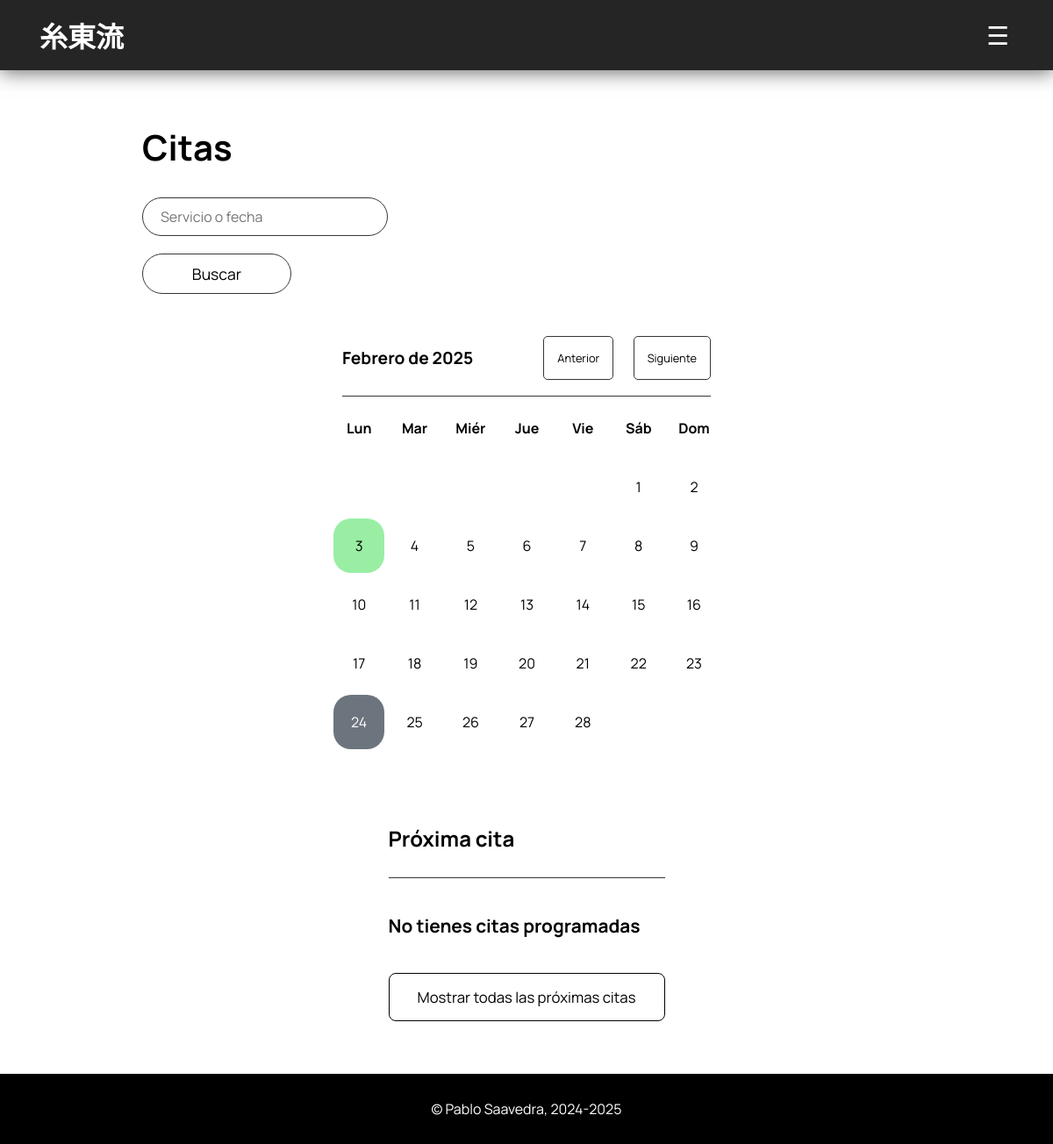
/paginas/citas/citas.php (signed in), run on an earlier commit of the app's database.
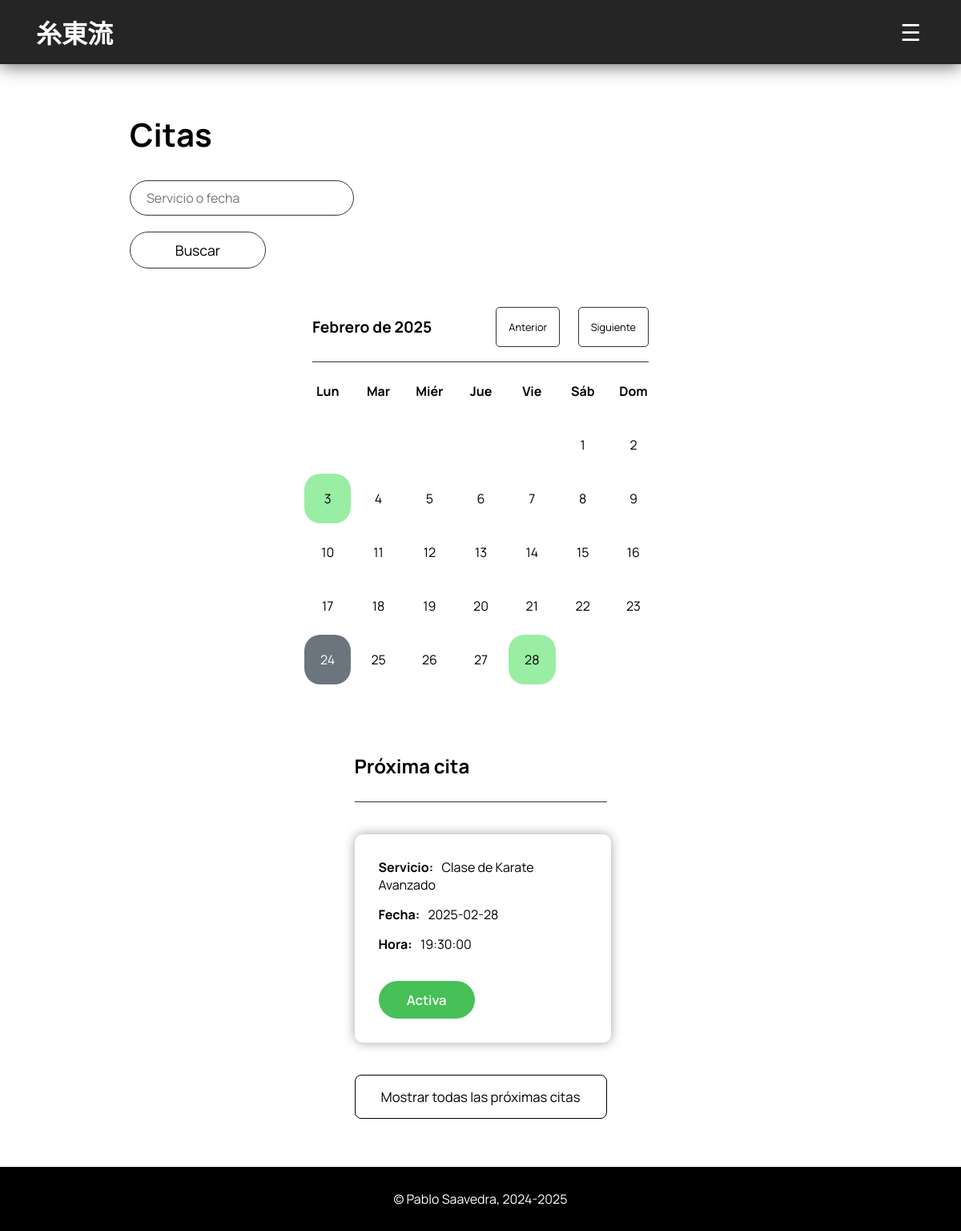
And on a later commit of the database.
### tables this page shows
CREATE TABLE citas (
    socio INTEGER,
    servicio INTEGER,
    fecha DATE NOT NULL,
    hora TIME NOT NULL,
    cancelada TINYINT DEFAULT 0,
    PRIMARY KEY (socio, servicio, fecha, hora),
    FOREIGN KEY (socio) REFERENCES socio (id) ON DELETE CASCADE,
    FOREIGN KEY (servicio) REFERENCES servicio (id) ON DELETE CASCADE
);

CREATE TABLE servicio (
    id INTEGER NOT NULL PRIMARY KEY AUTO_INCREMENT,
    descripcion VARCHAR(255) NOT NULL,
    duracion INTEGER NOT NULL,
    unidad_duracion VARCHAR(50) NOT NULL,
    precio FLOAT NOT NULL DEFAULT 0.00
);

### php/traduccion.php (called while the page is built)
<?php
    $meses = array(
        "01" => "Enero",
        "02" => "Febrero",
        "03" => "Marzo",
        "04" => "Abril",
        "05" => "Mayo",
        "06" => "Junio",
        "07" => "Julio",
        "08" => "Agosto",
        "09" => "Septiembre",
        "10" => "Octubre",
        "11" => "Noviembre",
        "12" => "Diciembre"
    );
?>

### php/funciones.php (the view, shortened to what this page needs)
<?php
    function dibujarCabecera($ruta_i, $ruta_soc, $ruta_serv, $ruta_tes, $ruta_not, $ruta_cit, $ruta_prod, $ruta_dojo, $ruta_acc, $usuario, $sesion){
        $resultado='';
        $resultado.="
            <header>
                <h1><a href='$ruta_i'>糸東流</a></h1>
                    <nav>
                        <ul>
        ";
        if($sesion == ""){
            $resultado .= "
                <li><a href='$ruta_serv'>SERVICIOS</a></li>
                <li><a href='$ruta_tes'>TESTIMONIOS</a></li>
            ";
        } else {
            $resultado .= "
                <li><a href='$ruta_not'>NOTICIAS</a></li>
                <li><a href='$ruta_serv'>SERVICIOS</a></li>
                <li><a href='$ruta_dojo'>DOJO</a></li>
                <li><a href='$ruta_tes'>TESTIMONIOS</a></li>
                <li><a href='$ruta_cit'>CITAS</a></li>
            ";
        }
        if($sesion != "") {
            if($sesion == "admin"){
                $resultado .= "
                    <li><a href='$ruta_prod/productos.php'>PRODUCTOS</a></li>
                    <li><a href='$ruta_soc/socios.php'>SOCIOS</a></li>
                    <li><a href='$ruta_acc/cerrar-sesion.php'>CERRAR SESIÓN DE ADMINISTRADOR</a></li>
                ";
            } else {
                $usuario = strtoupper($usuario);
                $resultado .= "
                    <li><a href='$ruta_prod/productos-cli.php'>PRODUCTOS</a></li>
                    <li><a href='$ruta_soc/perfil-socio.php'>PERFIL</a></li>
                    <li class ='close-session'><a href='$ruta_acc/cerrar-sesion.php'>CERRAR SESIÓN DE $usuario</a></li>
                ";
            }
        } else {
            $resultado .= "<li><a href='$ruta_acc/acceso.php'>ACCEDER</a></li>";
        }
        $resultado .= "
                    </ul>
                </nav>
            <button id='menu-btn' aria-label='Toggle menu'>&#9776;</button>
            </header>
        ";
        return $resultado;
    }
function imprimirCalendario($conexion, $meses, $mes_actual, $anno_actual, $id_socio, $tipo_sesion){
    $mes_actual = sprintf("%02d", $mes_actual);
    $dias_mes=cal_days_in_month(CAL_GREGORIAN, $mes_actual, $anno_actual);
    $contador_semana=7;
    $dias=['Lun', 'Mar', 'Miér', 'Jue', 'Vie', 'Sáb', 'Dom'];
    $act_date=date("Y-m-d");
    $primer_dia=mktime(0, 0, 0, $mes_actual, 1, $anno_actual);
    $pos_semana=date("N", $primer_dia);
    $array_fechas=[];
    if($tipo_sesion != "admin") {
        $sql='SELECT fecha FROM citas WHERE socio = ?';
        $consulta=$conexion->prepare($sql);
        $consulta -> bind_param("i", $id_socio);
    } else {
        $sql='SELECT fecha FROM citas';
        $consulta=$conexion->prepare($sql);
    }
    $consulta->execute();
    $consulta->bind_result($f);
    while($consulta->fetch()){
        array_push($array_fechas, $f);
    }
    $resultado="
        <div class='cal'>
        <div class='contenedor-cal'>
            <h2>$meses[$mes_actual] de $anno_actual</h2>
            <div class='seleccion'>
                <a href='citas-prv.php?mes=$mes_actual&anno=$anno_actual' class='btn'>Anterior</a>
                <a href='citas-nxt.php?mes=$mes_actual&anno=$anno_actual' class='btn'>Siguiente</a>
            </div>
        </div>
        <table class='calendario'>
        <thead>
    ";
    foreach($dias as $d){
        $resultado.="<th>$d</th>";
    }
    $resultado.="</thead>
        <tbody>
        <tr>
    ";
    for($i=1; $i<=$dias_mes; $i++){
        if($pos_semana > 1){
            $resultado.="<td></td>";
            $pos_semana--;
            $i--;
        }else{
            $dia_format=sprintf("%02d", $i);
            $fecha = "$anno_actual-$mes_actual-$dia_format";
            if(in_array($fecha, $array_fechas)){
                $resultado.="
                <td class='dia-selecc'>
                    <a href='citas-info.php?fecha=$fecha'>";
                    if($fecha === $act_date){
                        $resultado.="<div class='celda green actual'>$i</div>";
                    }else{
                        $resultado.="<div class='celda green'>$i</div>";
                    }
                $resultado.="</a>
                    </td>
                ";
            }else{
                $resultado.="
                <td class='dia-selecc'>
                    <a href='citas-info.php?fecha=$fecha'>";
                    if($fecha === $act_date){
                        $resultado.="<div class='celda actual'>$i</div>";
                    }else{
                        $resultado.="<div class='celda'>$i</div>";
                    }
                $resultado.="</a>
                    </td>
                ";
            }
        }
        if($contador_semana > 1){
            $contador_semana--;
        }else{
            $resultado.="</tr><tr>";
            $contador_semana=7;
        }
    }
    $resultado.="</tr>
        </tbody>
        </table>
        </div>
    ";
    return $resultado;
}
    function listaCitas($consulta, $tipo_sesion){
        $resultado='';
        $consulta -> bind_result($nombre_socio, $nombre_servicio, $id_socio, $id_servicio, $fecha_cita, $hora, $cancel);
        if($consulta->num_rows > 0){
            while($consulta->fetch()){
                $resultado.="
                    <div class='cita'>
                    <div class='cita-contenido'>
                ";
                $resultado .= "
                    <p><span class='resaltado'>Servicio:</span> $nombre_servicio</p>
                    <p><span class='resaltado'>Fecha:</span> $fecha_cita</p>
                    <p><span class='resaltado'>Hora:</span> $hora</p>
                ";
                if($cancel === 0){
                    if($fecha_cita < date('Y-m-d')) {
                        $resultado .= "<button class='past'>Pasada</button>";
                    } else {
                        $resultado .= "<button class='actived'>Activa</button>";
                    }
                }
                $resultado .= "</div>
                </div>";
            }
        } else {
            if($tipo_sesion != "admin") {
                $resultado .= "<h3 class='no-citas'>No tienes citas programadas</h3>";
            } else {
                $resultado .= "<h1 class='centrado'>No se han encontrado citas</h1>";
            }
        }
        return $resultado;
    }
    function imprimirProximaCita($conexion, $id_socio, $tipo_sesion) {
        $fecha_actual = date('Y-m-d');
        $sql = 'SELECT socio.nombre, servicio.descripcion, socio, servicio, fecha, hora, cancelada
            FROM citas
            JOIN servicio ON servicio.id = citas.servicio
            JOIN socio ON socio.id = citas.socio
            WHERE fecha >= ? AND citas.socio = ?
            ORDER BY fecha ASC
            LIMIT 1
        ';
        $consulta = $conexion -> prepare($sql);
        $consulta -> bind_param("si", $fecha_actual, $id_socio);
        $consulta -> execute();
        $consulta -> store_result();
        $resultado = "
            <section class='proximas-citas'>
                <h2>Próxima cita</h2>
        ";
        $resultado .= listaCitas($consulta, $tipo_sesion);
        $resultado .= "
            <a href='citas-info.php?id=$id_socio' class='citas-completo'>
                Mostrar todas las próximas citas
            </a>
            </section>
        ";
        return $resultado;
    }

### paginas/citas/citas.php (shortened to what this page needs)
<!DOCTYPE html>
<html lang="es">
<head>
    <link rel="stylesheet" href="../../css/style.css">
    <link rel="stylesheet" href="../../css/style_citas.css">
</head>
<body>
    <main class='principal-citas'>
        <?php
            $tipo_sesion = isset($_SESSION["tipo"]) ? $_SESSION["tipo"] : "";
            $id_usuario = isset($_SESSION["id_usuario"]) ? $_SESSION["id_usuario"] : "";
            require_once '../../php/funciones.php';
            require_once '../../php/config.php';
            require_once '../../php/traduccion.php';
            $conexion=conectar($nombre_host, $nombre_usuario, $password_db, $nombre_db);
            $ruta_i="../../index.php";
            $ruta_soc="../socios";
            $ruta_serv="../servicios/servicios.php";
            $ruta_tes="../testimonios/testimonios.php";
            $ruta_not="../noticias/noticias.php";
            $ruta_cit="citas.php";
            $ruta_prod = "../productos";
            $ruta_dojo = "../dojo/dojo.php";
            $ruta_acc = "../acceder";
            echo dibujarCabecera($ruta_i, $ruta_soc, $ruta_serv, $ruta_tes, $ruta_not, $ruta_cit, $ruta_prod, $ruta_dojo, $ruta_acc, $usuario, $tipo_sesion);
        ?>
        <section class='citas'>
            <h1>Citas</h1>
            <form action="citas-info.php" method='post' id='buscador' name='buscar-citas'>
                <?php
                    if($tipo_sesion != "admin") {
                        echo "<input type='text' placeholder='Servicio o fecha' name='texto' id='texto-buscado'>";
                    } else {
                        echo "<input type='text' placeholder='Nombre del socio, servicio o fecha' name='texto' id='texto-buscado'>";
                    }
                ?>
                <button type="submit">Buscar</button>
            </form>
            <div class='contenido-citas'>
            <?php
                $anno_actual=date("Y");
                $mes_actual=date("m");
                echo imprimirCalendario($conexion, $meses, $mes_actual, $anno_actual, $id_usuario, $tipo_sesion);
                if($tipo_sesion == "admin") {
                    echo imprimirFormularioCita($conexion);
                } else {
                    echo imprimirProximaCita($conexion, $id_usuario, $tipo_sesion);
                }
            ?>
            </div>
        </section>
    </main>
    <?php
        include '../../php/footer.php';
    ?>
</body>
</html>

### php/footer.php
<footer>
    <p>&copy; Pablo Saavedra, 2024-2025</p>
</footer>

### css/style.css (style rules this page uses)
* { margin: 0; padding: 0; box-sizing: border-box; font-family: Manrope; }
body { height: 100vh; display: flex; flex-direction: column; }
main.principal-index, main.principal-socios, main.principal-testimonios, main.principal-servicios, main.principal-noticias, main.principal-citas, main.principal-dojo, main.principal-productos, main.principal-acceder { flex: 1; display: flex; flex-direction: column; }
a:link, a:visited, a:hover, a:active { text-decoration: none; color: inherit; }
header { position: sticky; top: 0; z-index: 1; background-color: rgb(37, 37, 37); box-shadow: 0px 3px 20px rgb(37, 37, 37, 0.65); color: white; height: 80px; display: flex; justify-content: space-between; align-items: center; }
header>h1 { margin: 0px 40px 0px 45px; min-width: 100px; font-size: 2em; font-weight: 600; -webkit-user-drag: none; user-select: none; }
#menu-btn { display: none; background: none; border: none; font-size: 1.8em; color: white; cursor: pointer; margin-right: 50px; }
nav ul li, #menu-btn, header>h1 { transition: 0.2s ease; }
footer { background-color: black; color: white; margin-top: auto; min-height: 80px; display: flex; justify-content: center; align-items: center; }
footer p { margin: 0; }
input[type=text], input[type=password] { border: 0; padding: 8px; border-bottom: 1px solid #100B00; background-color: rgb(236, 236, 236); }
input[type=text], textarea, input[type=password] { font-size: 16px; }
form#buscador { display: flex; flex-direction: row; justify-content: space-around; margin: 30px 0px 60px 0px; width: 70%; min-width: 390px; height: 50px; }
form#buscador input[type=text], form#buscador button { border-radius: 30px; padding: 10px 10px 10px 20px; border: 1px solid rgb(54, 54, 54); background-color: inherit; }
form#buscador input[type=text] { width: 70%; min-width: 280px; }
form#buscador button { font-size: 1.1em; padding-left: 10px; transition: 0.2s ease; width: 20%; max-width: 150px; min-width: 125px; margin-left: 30px; }
@media (width <= 1417px) { form#buscador { width: fit-content; flex-direction: column; height: auto; gap: 20px; } }
@media (width <= 1417px) { form#buscador button { margin-left: 0; min-width: 170px; } }
@media (width <= 1417px) { #menu-btn { display: inline-block; } }

What changed in the data, as far as the page shows it:
added citas: servicio.descripcion "Clase de Karate Avanzado", fecha "2025-02-28", hora "19:30:00", cancelada "Activa"
Also different on the page:
list line gone: "28"
new list line: "28"
text no longer shown: "No tienes citas programadas"
